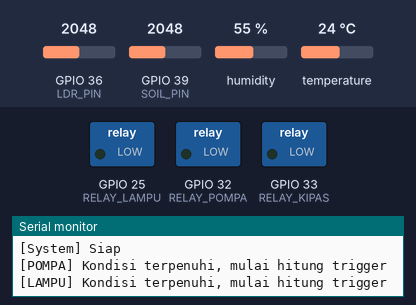
A sketch run on a simulated ESP32. On the bench: switched loads named in the sketch (green lamp = pin HIGH), the last lines printed to the serial monitor. The inputs (shaded band) are chosen by the test bench; at power-on: temperature 24 °C, GPIO 39 (SOIL_PIN) = 2048, GPIO 36 (LDR_PIN) = 2048, humidity 55 %. WiFi joins after 1.5 s; servers stay silent unless stated; uploads are accepted with an empty reply; no MQTT or app messages arrive unless stated; web services answer with replies made up by the test bench.

Above: at 3.4 s.
3.5 s: temperature set to 29.2 °C
At 13.0 s:
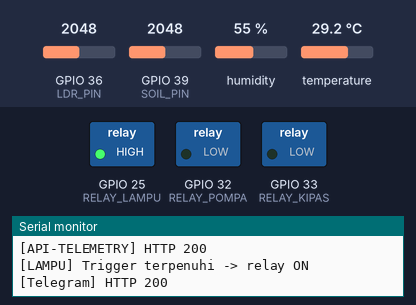
15.2 s: temperature set to 30.5 °C
At 31.1 s:
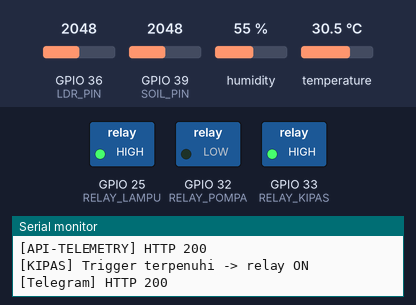
34.5 s: GPIO 39 (SOIL_PIN) set to 2866
At 45.7 s:
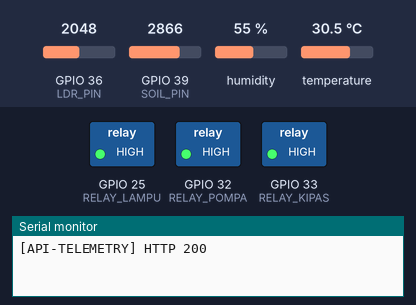
Timing chart, 0 to 47.2 s (numbered marks = the images above; inputs shaded):
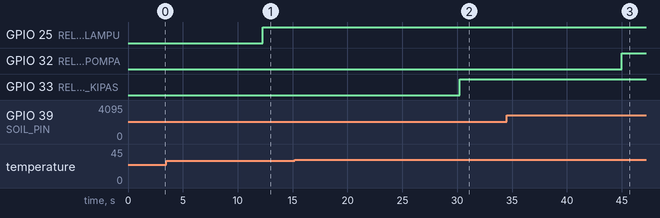

The sketch:

rumahijo.ino
```cpp
/*
 * ESP32 Smart Farm IoT System - SEMAI Integration
 *
 * Pin mapping:
 * DHT22      : GPIO 23
 * LDR        : GPIO 36
 * Soil       : GPIO 39
 * Relay pump : GPIO 32
 * Relay fan  : GPIO 33
 * Relay lamp : GPIO 25
 *
 * Library yang dibutuhkan:
 * - PubSubClient
 * - DHT sensor library
 * - ArduinoJson
 */

#include <WiFi.h>
#include <WiFiClientSecure.h>
#include <PubSubClient.h>
#include <DHT.h>
#include <ArduinoJson.h>
#include <HTTPClient.h>

// ─────────────────────────────────────────────
//  KONFIGURASI
// ─────────────────────────────────────────────

// WiFi
const char* WIFI_SSID = "PASTE_WIFI_SSID";
const char* WIFI_PASSWORD = "";

// Device identity
const char* DEVICE_CODE = "GH-001";
const char* DEVICE_NAME = "SEMAI Greenhouse 1";

// MQTT broker (HiveMQ Cloud)

const char* MQTT_SERVER = "24b895516e3c41819461709cadb10f17.s1.eu.hivemq.cloud";
const int MQTT_PORT = 8883;
const char* MQTT_CLIENT_ID = "semai-gh-001";
const char* MQTT_USER = "Semaiiot";
const char* MQTT_PASSWORD = "Semai123";

// MQTT topics
const char* TOPIC_TELEMETRY = "smartfarm/telemetry";
const char* TOPIC_CONTROL = "smartfarm/control/GH-001";


// Backend API
const char* API_BASE_URL = "https://semai-backend.onrender.com";
const char* API_DEVICE_PATH = "/api/devices";
const char* API_TELEMETRY_PATH = "/api/telemetry";

// Telegram (opsional)
// Jangan hardcode token/chat id di file yang dibagikan. Kalau tidak dipakai, biarkan placeholder.
const char* TG_TOKEN = "8610550586:AAFvo3WEyFyWFYkCbKoa-LClKdjyjEx3uck";
const char* TG_CHAT_ID = "-5005126586";

// ─────────────────────────────────────────────
//  PIN DEFINITIONS
// ─────────────────────────────────────────────
#define DHTPIN 23
#define DHTTYPE DHT22
#define LDR_PIN 36
#define SOIL_PIN 39
#define RELAY_POMPA 32
#define RELAY_KIPAS 33
#define RELAY_LAMPU 25

// ─────────────────────────────────────────────
//  THRESHOLD
// ─────────────────────────────────────────────
#define SUHU_THRESHOLD 30.0   // °C  — kipas ON jika suhu > nilai ini
#define SOIL_THRESHOLD 40.0   // %   — pompa ON jika tanah < nilai ini
#define CAHAYA_THRESHOLD 50.0 // %   — lampu ON jika cahaya < nilai ini

// ─────────────────────────────────────────────
//  KALIBRASI ADC
// ─────────────────────────────────────────────
#define SOIL_KERING 3200
#define SOIL_BASAH 1100
#define LDR_GELAP 4095
#define LDR_TERANG 0

// ─────────────────────────────────────────────
//  TIMER (dalam milidetik)
// ─────────────────────────────────────────────
const unsigned long INTERVAL_BACA = 5000;       // baca sensor setiap 5 detik
const unsigned long DURASI_TRIGGER   = 10000;   // kondisi harus bertahan 10 detik → relay ON
const unsigned long DURASI_ON_POMPA  = 15000;   // pompa menyala minimal 15 detik
const unsigned long DURASI_ON_KIPAS  = 45000;   // kipas menyala minimal 45 detik
const unsigned long DURASI_ON_LAMPU  = 60000;   // lampu menyala minimal 60 detik
const unsigned long DURASI_COOLDOWN  = 120000;  // cooldown 120 detik setelah relay mati
const unsigned long INTERVAL_REGISTER_BACKEND = 15000;

// ─────────────────────────────────────────────
//  STATE MESIN UNTUK SETIAP RELAY
// ─────────────────────────────────────────────
enum RelayState {
  STATE_IDLE,      // normal, memantau kondisi
  STATE_TRIGGERED, // kondisi terpenuhi, menghitung waktu trigger
  STATE_ON,        // relay menyala, menghitung durasi ON
  STATE_COOLDOWN   // relay baru mati, dalam masa cooldown
};

// ─────────────────────────────────────────────
//  STRUCT: Data satu relay
// ─────────────────────────────────────────────
struct RelayControl {
  RelayState    state;
  unsigned long timerMulai;   // kapan state ini dimulai
  unsigned long durasiOn;     // durasi minimal ON (berbeda tiap relay)
  bool          statusOn;     // apakah relay sedang HIGH
};

// ─────────────────────────────────────────────
//  OBJEK
// ─────────────────────────────────────────────
DHT dht(DHTPIN, DHTTYPE);
WiFiClientSecure espClient;
PubSubClient mqttClient(espClient);

// ─────────────────────────────────────────────
//  DATA RELAY
// ─────────────────────────────────────────────
RelayControl rcPompa = { STATE_IDLE, 0, DURASI_ON_POMPA, false };
RelayControl rcKipas = { STATE_IDLE, 0, DURASI_ON_KIPAS, false };
RelayControl rcLampu = { STATE_IDLE, 0, DURASI_ON_LAMPU, false };

// ─────────────────────────────────────────────
//  VARIABEL SENSOR & STATUS
// ─────────────────────────────────────────────
float suhu = 0;
float humUdara = 0;
float tanah = 0;
float cahaya = 0;

bool overrideKipas = false;
bool overridePompa = false;
bool overrideLampu = false;

bool statusKipas = false;
bool statusPompa = false;
bool statusLampu = false;

// Anti-spam Telegram — hanya kirim notif saat state berubah ON
bool notifKipas = false;
bool notifPompa = false;
bool notifLampu = false;

bool deviceRegistered = false;

unsigned long lastBaca = 0;
unsigned long lastRegisterAttempt = 0;

static bool isHttpsUrl(const String& url) {
  return url.startsWith("https://");
}

int postJson(const String& url, const String& jsonBody, const char* label) {
  if (WiFi.status() != WL_CONNECTED) return -1;

  HTTPClient http;

  if (isHttpsUrl(url)) {
    WiFiClientSecure secureClient;
    secureClient.setInsecure();
    http.begin(secureClient, url);
  } else {
    WiFiClient plainClient;
    http.begin(plainClient, url);
  }
  http.addHeader("Content-Type", "application/json");

  int code = http.POST(jsonBody);
  String response = http.getString();

  Serial.printf("[%s] HTTP %d\n", label, code);
  if (response.length() > 0) {
    Serial.printf("[%s] Response: %s\n", label, response.c_str());
  }

  http.end();
  return code;
}

// ═══════════════════════════════════════════════════════
//  TELEGRAM — Kirim notifikasi via HTTPClient
// ═══════════════════════════════════════════════════════
void kirimTelegram(String pesan) {
  if (WiFi.status() != WL_CONNECTED) return;
  if (String(TG_TOKEN).length() == 0 || String(TG_CHAT_ID).length() == 0) return;
  if (String(TG_TOKEN) == "PASTE_TELEGRAM_BOT_TOKEN") return;

  HTTPClient http;
  String url = "https://api.telegram.org/bot";
  url += TG_TOKEN;
  url += "/sendMessage?chat_id=";
  url += TG_CHAT_ID;
  url += "&text=";

  // Encode spasi dan karakter khusus
  pesan.replace(" ", "%20");
  pesan.replace("\n", "%0A");
  url += pesan;

  http.begin(url);
  int code = http.GET();
  Serial.printf("[Telegram] HTTP %d\n", code);
  http.end();
}

// ═══════════════════════════════════════════════════════
//  WIFI — Koneksi & reconnect
// ═══════════════════════════════════════════════════════
void registerDeviceToBackend() {
  if (WiFi.status() != WL_CONNECTED) return;

  StaticJsonDocument<192> doc;
  doc["code"] = DEVICE_CODE;
  doc["name"] = DEVICE_NAME;
  doc["location"] = "Lab IoT";
  doc["greenhouseZone"] = "Zona A";

  String body;
  serializeJson(doc, body);

  String url = String(API_BASE_URL) + API_DEVICE_PATH;
  int code = postJson(url, body, "API-DEVICE");
  deviceRegistered = code >= 200 && code < 300;
}

void kirimTelemetryKeBackend() {
  if (WiFi.status() != WL_CONNECTED) return;

  StaticJsonDocument<256> doc;
  doc["deviceCode"] = DEVICE_CODE;
  doc["soilMoisture"] = serialized(String(tanah, 1));
  doc["airTemperature"] = serialized(String(suhu, 1));
  doc["airHumidity"] = serialized(String(humUdara, 1));
  doc["lightIntensity"] = serialized(String(cahaya, 1));

  String body;
  serializeJson(doc, body);

  String url = String(API_BASE_URL) + API_TELEMETRY_PATH;
  postJson(url, body, "API-TELEMETRY");
}

void koneksiWiFi() {
  if (WiFi.status() == WL_CONNECTED) return;

  Serial.printf("\n[WiFi] Menghubungkan ke: %s\n", WIFI_SSID);
  WiFi.mode(WIFI_STA);
  WiFi.begin(WIFI_SSID, WIFI_PASSWORD);

  while (WiFi.status() != WL_CONNECTED) {
    delay(500);
    Serial.print(".");
  }

  Serial.printf("\n[WiFi] Terhubung. IP: %s\n", WiFi.localIP().toString().c_str());
}

// ═══════════════════════════════════════════════════════
//  MQTT CALLBACK — terima perintah override dari dashboard
//  Payload JSON: {"kipas":true} / {"pompa":false} / dll
// ═══════════════════════════════════════════════════════
void mqttCallback(char* topic, byte* payload, unsigned int length) {
  String pesan = "";
  for (unsigned int i = 0; i < length; i++) {
    pesan += (char)payload[i];
  }

  Serial.printf("[MQTT] Terima | %s | %s\n", topic, pesan.c_str());

  StaticJsonDocument<256> doc;
  DeserializationError err = deserializeJson(doc, pesan);
  if (err) {
    Serial.printf("[MQTT] JSON error: %s\n", err.c_str());
    return;
  }

  // Override langsung nyalakan/matikan relay, abaikan timer
  if (doc.containsKey("kipas")) {
    overrideKipas = doc["kipas"].as<bool>();
    if (overrideKipas) {
      digitalWrite(RELAY_KIPAS, HIGH);
      rcKipas.statusOn = true;
      rcKipas.state = STATE_ON;
      rcKipas.timerMulai = millis();
      Serial.println("[Override] Kipas manual ON");
    } else {
      digitalWrite(RELAY_KIPAS, LOW);
      rcKipas.statusOn = false;
      rcKipas.state = STATE_COOLDOWN;
      rcKipas.timerMulai = millis();
      Serial.println("[Override] Kipas manual OFF -> cooldown");
    }
  }

  if (doc.containsKey("pompa")) {
    overridePompa = doc["pompa"].as<bool>();
    if (overridePompa) {
      digitalWrite(RELAY_POMPA, HIGH);
      rcPompa.statusOn = true;
      rcPompa.state = STATE_ON;
      rcPompa.timerMulai = millis();
      Serial.println("[Override] Pompa manual ON");
    } else {
      digitalWrite(RELAY_POMPA, LOW);
      rcPompa.statusOn = false;
      rcPompa.state = STATE_COOLDOWN;
      rcPompa.timerMulai = millis();
      Serial.println("[Override] Pompa manual OFF -> cooldown");
    }
  }

  if (doc.containsKey("lampu")) {
    overrideLampu = doc["lampu"].as<bool>();
    if (overrideLampu) {
      digitalWrite(RELAY_LAMPU, HIGH);
      rcLampu.statusOn = true;
      rcLampu.state = STATE_ON;
      rcLampu.timerMulai = millis();
      Serial.println("[Override] Lampu manual ON");
    } else {
      digitalWrite(RELAY_LAMPU, LOW);
      rcLampu.statusOn = false;
      rcLampu.state = STATE_COOLDOWN;
      rcLampu.timerMulai = millis();
      Serial.println("[Override] Lampu manual OFF -> cooldown");
    }
  }
}

// ═══════════════════════════════════════════════════════
//  MQTT — Koneksi & reconnect + subscribe
// ═══════════════════════════════════════════════════════
void koneksiMQTT() {
  while (!mqttClient.connected()) {
    Serial.printf("[MQTT] Konek ke %s...\n", MQTT_SERVER);
    if (mqttClient.connect(MQTT_CLIENT_ID, MQTT_USER, MQTT_PASSWORD)) {
      Serial.println("[MQTT] Terhubung");
      mqttClient.subscribe(TOPIC_CONTROL);
      Serial.printf("[MQTT] Subscribe: %s\n", TOPIC_CONTROL);
    } else {
      Serial.printf("[MQTT] Gagal rc=%d, coba lagi 3 detik...\n", mqttClient.state());
      delay(3000);
    }
  }
}

// ═══════════════════════════════════════════════════════
//  BACA SENSOR
// ═══════════════════════════════════════════════════════
void bacaSensor() {
  float t = dht.readTemperature();
  float h = dht.readHumidity();

  if (!isnan(t)) suhu = t;
  if (!isnan(h)) humUdara = h;

  int rawSoil = analogRead(SOIL_PIN);
  tanah = constrain(map(rawSoil, SOIL_KERING, SOIL_BASAH, 0, 100), 0, 100);

  int rawLDR = analogRead(LDR_PIN);
  cahaya = constrain(map(rawLDR, LDR_GELAP, LDR_TERANG, 0, 100), 0, 100);

  Serial.printf("[Sensor] Suhu: %.1f C | Hum: %.1f %% | Tanah: %.1f %% | Cahaya: %.1f %%\n",
                suhu, humUdara, tanah, cahaya);
}

// ═══════════════════════════════════════════════════════
//  STATE MACHINE — Update satu relay
//
//  Alur state:
//
//  IDLE ──(kondisi terpenuhi)──► TRIGGERED
//    └─(kondisi tidak terpenuhi, reset)──► IDLE
//
//  TRIGGERED ──(sudah 10 detik terus-menerus)──► ON (relay HIGH)
//    └─(kondisi sempat normal, reset)──► IDLE
//
//  ON ──(durasi minimal tercapai DAN kondisi sudah normal)──► COOLDOWN (relay LOW)
//    └─(durasi minimal belum tercapai)──► tetap ON
//
//  COOLDOWN ──(120 detik selesai)──► IDLE
// ═══════════════════════════════════════════════════════
void updateRelay(RelayControl &rc, int pin, bool kondisiTerpenuhi,
                 bool overrideOn, bool &notifFlag,
                 const char* namaRelay, String pesanNotif) {

  unsigned long now = millis();

  // ── Override aktif: bypass semua state machine ──────
  // (relay sudah di-handle langsung di callback MQTT)
  if (overrideOn) return;

  switch (rc.state) {
    // ── IDLE: pantau apakah kondisi mulai terpenuhi ──
    case STATE_IDLE:
      if (kondisiTerpenuhi) {
        rc.state = STATE_TRIGGERED;
        rc.timerMulai = now;
        Serial.printf("[%s] Kondisi terpenuhi, mulai hitung trigger\n", namaRelay);
      }
      break;
    // ── TRIGGERED: hitung apakah kondisi bertahan 10 detik ──
    case STATE_TRIGGERED:
      if (!kondisiTerpenuhi) {
        rc.state = STATE_IDLE;
        Serial.printf("[%s] Kondisi tidak bertahan, reset ke IDLE\n", namaRelay);
      } else if (now - rc.timerMulai >= DURASI_TRIGGER) {
        digitalWrite(pin, HIGH);
        rc.statusOn = true;
        rc.state = STATE_ON;
        rc.timerMulai = now;
        Serial.printf("[%s] Trigger terpenuhi -> relay ON\n", namaRelay);

        if (!notifFlag) {
          kirimTelegram(pesanNotif);
          notifFlag = true;
        }
      }
      break;
    // ── ON: relay menyala, tunggu durasi minimal selesai ──
    case STATE_ON:
      if (now - rc.timerMulai >= rc.durasiOn) {
        if (!kondisiTerpenuhi) {
          digitalWrite(pin, LOW);
          rc.statusOn = false;
          rc.state = STATE_COOLDOWN;
          rc.timerMulai = now;
          notifFlag = false;
          Serial.printf("[%s] Kondisi normal -> relay OFF -> cooldown\n", namaRelay);
        }
      }
      break;

    case STATE_COOLDOWN:
      if (now - rc.timerMulai >= DURASI_COOLDOWN) {
        rc.state = STATE_IDLE;
        Serial.printf("[%s] Cooldown selesai -> kembali IDLE\n", namaRelay);
      }
      break;
  }
}

// ═══════════════════════════════════════════════════════
//  KONTROL SEMUA RELAY
// ═══════════════════════════════════════════════════════
void kontrolRelay() {
  updateRelay(
    rcKipas,
    RELAY_KIPAS,
    suhu > SUHU_THRESHOLD,
    overrideKipas,
    notifKipas,
    "KIPAS",
    "Kipas ON\nAlasan: Suhu " + String(suhu, 1) + "C > " + String(SUHU_THRESHOLD, 0) + "C selama 10 detik"
  );
  // Pompa — kondisi: tanah < 40%
  updateRelay(
    rcPompa,
    RELAY_POMPA,
    tanah < SOIL_THRESHOLD,
    overridePompa,
    notifPompa,
    "POMPA",
    "Pompa ON\nAlasan: Tanah " + String(tanah, 1) + "% < " + String(SOIL_THRESHOLD, 0) + "% selama 10 detik"
  );
  // Lampu — kondisi: cahaya < 50%
  updateRelay(
    rcLampu,
    RELAY_LAMPU,
    cahaya < CAHAYA_THRESHOLD,
    overrideLampu,
    notifLampu,
    "LAMPU",
    "Lampu ON\nAlasan: Cahaya " + String(cahaya, 1) + "% < " + String(CAHAYA_THRESHOLD, 0) + "% selama 10 detik"
  );
}

// ═══════════════════════════════════════════════════════
//  PUBLISH DATA KE MQTT
// ═══════════════════════════════════════════════════════
void publishData() {
  // Payload diperkecil supaya publish lebih stabil (buffer PubSubClient terbatas).
  // Backend ingest sudah support key versi temanmu: suhu, kelembapan_udara, tanah, cahaya.
  StaticJsonDocument<256> doc;
  doc["deviceCode"] = DEVICE_CODE;
  doc["suhu"] = serialized(String(suhu, 1));
  doc["kelembapan_udara"] = serialized(String(humUdara, 1));
  doc["tanah"] = serialized(String(tanah, 1));
  doc["cahaya"] = serialized(String(cahaya, 1));

  char buffer[512];
  serializeJson(doc, buffer);

  if (!mqttClient.connected()) {
    Serial.printf("[MQTT] Publish skipped: not connected (state=%d)\n", mqttClient.state());
    return;
  }

  bool ok = mqttClient.publish(TOPIC_TELEMETRY, buffer);
  if (!ok) {
    Serial.printf("[MQTT] Publish GAGAL (state=%d, buf=%u) -> %s\n",
                  mqttClient.state(),
                  mqttClient.getBufferSize(),
                  buffer);
  } else {
    Serial.printf("[MQTT] Publish OK -> %s\n", buffer);
  }

  kirimTelemetryKeBackend();
}

// ═══════════════════════════════════════════════════════
//  SETUP
// ═══════════════════════════════════════════════════════
void setup() {
  Serial.begin(115200);
  delay(500);
  Serial.println("\n=== ESP32 Smart Farm - SEMAI ===");

  pinMode(RELAY_POMPA, OUTPUT);
  pinMode(RELAY_KIPAS, OUTPUT);
  pinMode(RELAY_LAMPU, OUTPUT);
  digitalWrite(RELAY_POMPA, LOW);
  digitalWrite(RELAY_KIPAS, LOW);
  digitalWrite(RELAY_LAMPU, LOW);

  dht.begin();

  koneksiWiFi();

  espClient.setInsecure();
  mqttClient.setServer(MQTT_SERVER, MQTT_PORT);
  mqttClient.setCallback(mqttCallback);
  // PubSubClient default buffer sering 256 bytes. Payload JSON telemetry biasanya lebih besar.
  mqttClient.setBufferSize(512);
  koneksiMQTT();

  registerDeviceToBackend();

  Serial.println("[System] Siap");
}
// ═══════════════════════════════════════════════════════
//  LOOP UTAMA — tanpa delay(), pakai millis()
// ═══════════════════════════════════════════════════════
void loop() {
  koneksiWiFi();

  if (!mqttClient.connected()) {
    koneksiMQTT();
  }
  mqttClient.loop();

  unsigned long now = millis();

  if (!deviceRegistered && now - lastRegisterAttempt >= INTERVAL_REGISTER_BACKEND) {
    lastRegisterAttempt = now;
    registerDeviceToBackend();
  }

  if (now - lastBaca >= INTERVAL_BACA) {
    lastBaca = now;
    bacaSensor();
  }
  // kontrolRelay dipanggil setiap loop (bukan hanya setiap 5 detik)
  // agar state machine timer tetap akurat
  kontrolRelay();

  static unsigned long lastPublish = 0;
  if (now - lastPublish >= INTERVAL_BACA) {
    lastPublish = now;
    publishData();
  }
}
```

Measured:
- the behaviour switches between 30 and 30.1 °C on temperature (found by bisection; images 1 and 2)
- after the input at 15.2 s, GPIO 33 (RELAY_KIPAS): LOW → HIGH after 15.0 s
- after the input at 34.5 s, GPIO 32 (RELAY_POMPA): LOW → HIGH after 10.5 s
